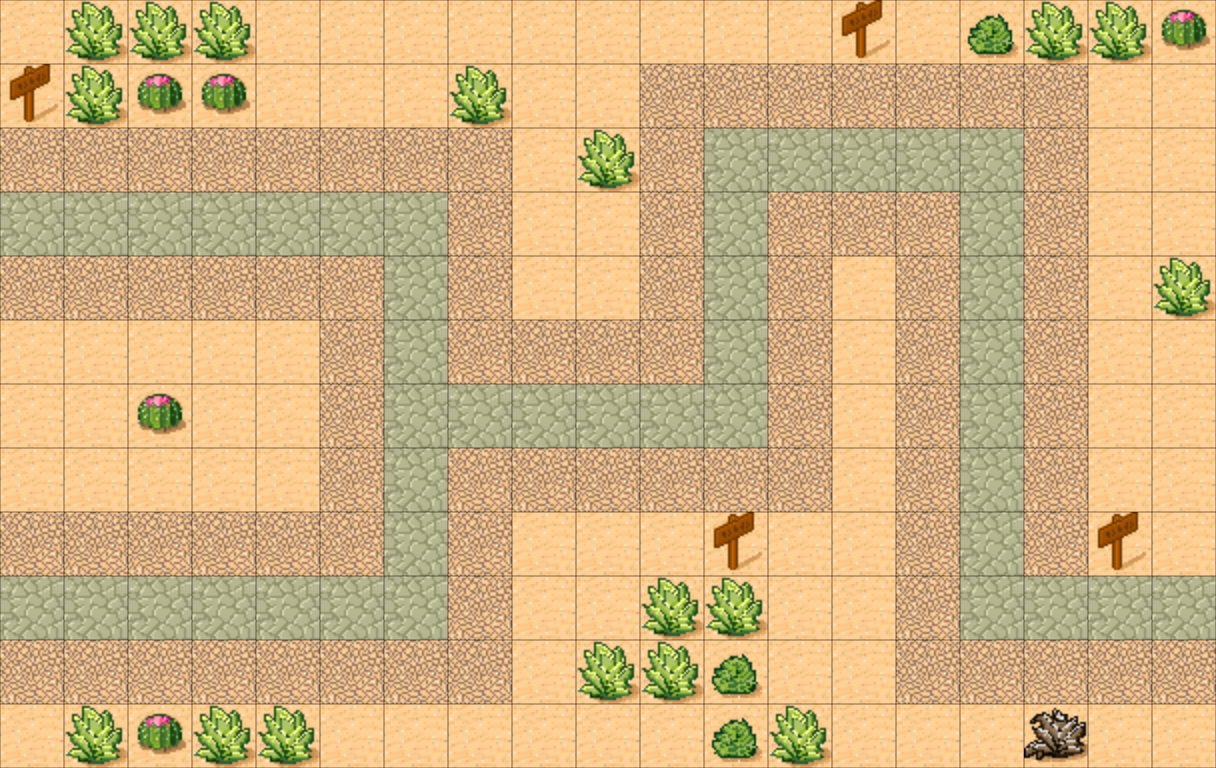

Tiled map render using the project's own tile images. Description and the map definition, with tile-layer contents summarised, below:
An orthogonal 19x12 tile map with 64x64 px tiles, 1 tile layer (Tile Layer 1), 1 hidden layer not drawn, 3 tilesets and 12 objects (SpawnPoint, move1, move2, move3, move4, ...).

<map version="1.2" tiledversion="1.2.4" orientation="orthogonal" renderorder="right-down" width="19" height="12" tilewidth="64" tileheight="64" infinite="0" nextlayerid="5" nextobjectid="16">
 <tileset firstgid="1" source="tmw_desert_spacing1.tsx" />
 <tileset firstgid="49" source="tmw_desert_spacing2.tsx" />
 <tileset firstgid="97" source="meta_tile3.tsx" />
 <layer id="1" name="Tile Layer 1" width="19" height="12">
  <data>[228 cells, 228 non-empty, 8 distinct tile ids]</data>
 </layer>
 <objectgroup id="2" name="Objects">
  <object id="1" name="SpawnPoint" x="-72" y="220" />
  <object id="2" x="410" y="222" height="2" />
  <object id="3" name="move1" x="416" y="232" />
  <object id="4" name="move2" x="418" y="420" />
  <object id="5" name="move3" x="736" y="416" />
  <object id="6" name="move4" x="740" y="160" />
  <object id="7" name="move5" x="986" y="162" />
  <object id="8" name="move7" x="1290" y="612" />
  <object id="9" name="move6" x="990" y="604" />
  <object id="10" name="SpawnPoint2" x="-66.6667" y="608" />
  <object id="13" name="TowerMenu" x="532" y="676" />
  <object id="14" x="1628" y="-48" width="2" />
 </objectgroup>
 <layer id="3" name="meta" width="19" height="12" visible="0">
  <data>[228 cells, 228 non-empty, 2 distinct tile ids]</data>
 </layer>
</map>
